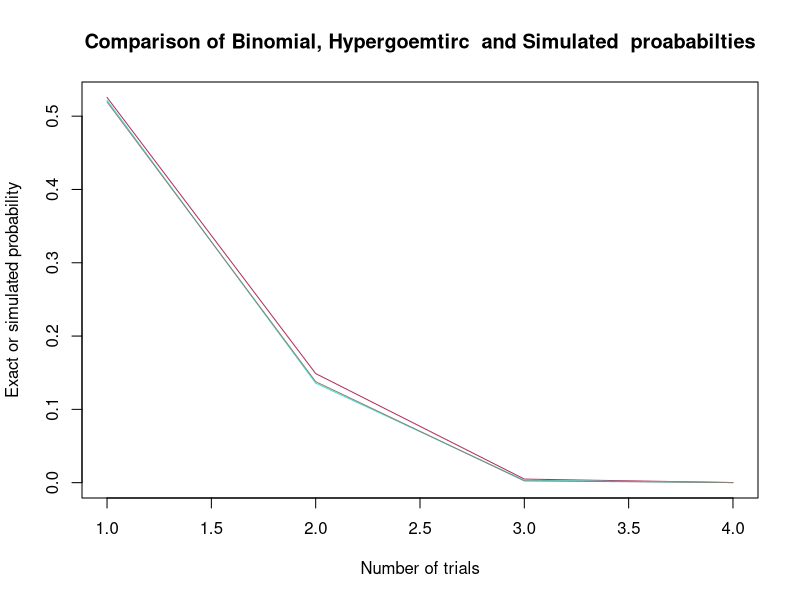

R code for this plot:
#HOW WELL DOES BINOMIAL APPROXIMATE HYPERGEOMETRIC?------------------------------------------------
#LEARNING MORE ABOUT THE FUNCTIONS PBINOM AND PHYPER 

help(pbinom)
help(phyper)
help(sample)

#PART #1 - BINOMIAL AND HYPERGEOMETRIC -----------------------------------------------------
#COMPARING BINOMIAL TO HYPER GEOMETRIC AT n=100, 1000, 5000, 10000

n_pop<- c(100,1000,5000,10000)

#PROBABILITY COMPARISON 
binom_prob<- numeric(length(n_pop)) #function that calculates bimonial probability 
hyper_prob<- numeric(length(n_pop)) #function that calculates hypergeometric probability 

for (i in seq_along(n_pop)) {
  n<-n_pop[i]
  red<- n*0.25
  non_red<-n*0.75
  sample<-n*0.1
  threshold<- 0.02*n
  
  binom_prob[i]<-pbinom(threshold, sample, 0.25)
  hyper_prob[i]<-phyper(threshold, red, non_red,sample)
}

#PART #2 - BY SIMULATION-----------------------------------------------------------------------
#I want to see how our simulation compares with our functions. 

set.seed(8909)                    #reproducibility 
reps<-5000                        #number of repetitions for our internal loop with index
n_pop_2<- c(100,1000,5000,10000)  #population sizes 

overall_prob<-numeric(length(n_pop_2)) #storing probability results at 4 different populations 


for(j in 1:4) { 
#defining counter for outer for loop 
  n<-n_pop_2[j]
  
#partitioning our balls into a vector of red and non-red balls 
  n_red<-as.integer(0.25*n)
  red_balls <-sample(1:n, n_red, replace = FALSE) #sampling 25% of balls into red group 
  colours<- rep("non red ball",n) #repeats non red ball 100 times 
  colours[red_balls]<-"red ball"  #assigns balls with index red_balls the string "red ball"
  
#creating a vector that stores the binary outcome of our experiment to get the average (probability)
  colour_proportion<-numeric(reps)
  
  sample_size<-as.integer(0.1*n ) #sample size we select red balls from 
  print(paste("Running for j =", j, "n =", n, "sample size =", sample_size)) #checking the outer for loop runs 
  
for(i in 1:reps) {
  balls<- sample(1:n, sample_size, replace = FALSE)
  sum_of_red_balls<- sum(colours[balls]== "red ball")

#if samples less than or equla to 0.02*n red balls, success and 1 
  if(sum_of_red_balls <= 0.02*n) {
    colour_proportion[i]<-1  #assigning success or failure to colour_proportion vector 
  } else {
    colour_proportion[i]<-0
  } 
} 
  overall_prob[j]<-mean(colour_proportion) }

#VISUALISATIONS--------------------------------------------------------------------------------------------------
#We will create a data frame to display the numerical value of all three methods and their probabilities
results<- data.frame(
  n= n_pop,
  Bimonial_Probaility = round(binom_prob,6),
  Hypergeomtric_Probability = round(hyper_prob,6),
  Simulated_Probability= round(overall_prob,6)
)

#Let us also create a combined line graph to show how close the porbabilities are to each other at each trial
plot(1:4, binom_prob, type = "l", col = "maroon",
     xlab= "Number of trials",
     ylab= "Exact or simulated probability",
     main = "Comparison of Binomial, Hypergoemtirc  and Simulated  proababilties")
lines(1:4, hyper_prob, type = "l", col = "turquoise")
lines(1:4, overall_prob, type = "l", col= "antiquewhite4")

#CONCULSION------------------------------------------------------------------------------------------------------
#Of course as our population increases the probability of having less than or equal to 0.02*n decreases.
#Interestingly, our simulation at 5000 repetitions models our phyper() function very closely as all population sizes.
#As our population size increases (N>>n) our binomial probability apporximates our hypergeometric probability very well. 





